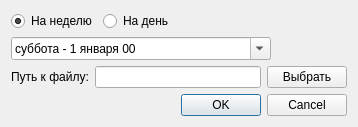
<?xml version="1.0" encoding="UTF-8"?>
<ui version="4.0">
 <class>ExportGeneralTimetableDialog</class>
 <widget class="QDialog" name="ExportGeneralTimetableDialog">
  <property name="geometry">
   <rect>
    <x>0</x>
    <y>0</y>
    <width>358</width>
    <height>125</height>
   </rect>
  </property>
  <property name="windowTitle">
   <string>Экспорт общего расписания</string>
  </property>
  <property name="locale">
   <locale language="Russian" country="RussianFederation"/>
  </property>
  <layout class="QGridLayout" name="gridLayout_2">
   <item row="0" column="0">
    <layout class="QVBoxLayout" name="verticalLayout">
     <item>
      <layout class="QHBoxLayout" name="horizontalLayout_3">
       <item>
        <widget class="QRadioButton" name="weeklyRadioButton">
         <property name="text">
          <string>На неделю</string>
         </property>
         <property name="checked">
          <bool>true</bool>
         </property>
        </widget>
       </item>
       <item>
        <widget class="QRadioButton" name="dailyRadioButton">
         <property name="text">
          <string>На день</string>
         </property>
        </widget>
       </item>
       <item>
        <spacer name="horizontalSpacer_2">
         <property name="orientation">
          <enum>Qt::Horizontal</enum>
         </property>
         <property name="sizeHint" stdset="0">
          <size>
           <width>40</width>
           <height>20</height>
          </size>
         </property>
        </spacer>
       </item>
      </layout>
     </item>
     <item>
      <layout class="QGridLayout" name="gridLayout">
       <item row="0" column="0">
        <layout class="QHBoxLayout" name="horizontalLayout">
         <item>
          <widget class="QDateEdit" name="dateDateEdit">
           <property name="minimumSize">
            <size>
             <width>260</width>
             <height>0</height>
            </size>
           </property>
           <property name="displayFormat">
            <string>dddd - d MMMM yy</string>
           </property>
           <property name="calendarPopup">
            <bool>true</bool>
           </property>
          </widget>
         </item>
         <item>
          <spacer name="horizontalSpacer">
           <property name="orientation">
            <enum>Qt::Horizontal</enum>
           </property>
           <property name="sizeHint" stdset="0">
            <size>
             <width>40</width>
             <height>20</height>
            </size>
           </property>
          </spacer>
         </item>
        </layout>
       </item>
      </layout>
     </item>
     <item>
      <layout class="QHBoxLayout" name="horizontalLayout_2">
       <item>
        <widget class="QLabel" name="label">
         <property name="text">
          <string>Путь к файлу:</string>
         </property>
        </widget>
       </item>
       <item>
        <widget class="QLineEdit" name="pathLineEdit">
         <property name="minimumSize">
          <size>
           <width>165</width>
           <height>0</height>
          </size>
         </property>
        </widget>
       </item>
       <item>
        <widget class="QPushButton" name="browsePushButton">
         <property name="text">
          <string>Выбрать</string>
         </property>
        </widget>
       </item>
      </layout>
     </item>
     <item>
      <widget class="QDialogButtonBox" name="exportButtonBox">
       <property name="standardButtons">
        <set>QDialogButtonBox::Cancel|QDialogButtonBox::Ok</set>
       </property>
      </widget>
     </item>
     <item>
      <spacer name="verticalSpacer">
       <property name="orientation">
        <enum>Qt::Vertical</enum>
       </property>
       <property name="sizeHint" stdset="0">
        <size>
         <width>20</width>
         <height>40</height>
        </size>
       </property>
      </spacer>
     </item>
    </layout>
   </item>
  </layout>
 </widget>
 <resources/>
 <connections/>
</ui>
